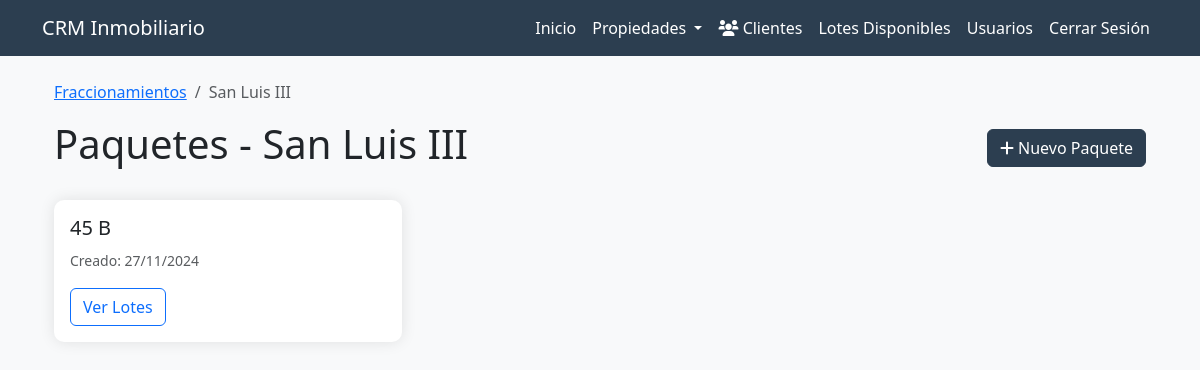
Page /properties/fraccionamientos/1/paquetes (signed in) on the committed database.
### app/properties/models.py (models this page shows)
class Fraccionamiento(db.Model):
    __tablename__ = 'fraccionamiento'
    id = db.Column(db.Integer, primary_key=True)
    nombre = db.Column(db.String(100), nullable=False)
    ubicacion = db.Column(db.String(200), nullable=True)
    logo = db.Column(db.String(200))  # Path to logo file
    sembrado = db.Column(db.String(200))
    created_at = db.Column(db.DateTime, default=datetime.utcnow)
    updated_at = db.Column(db.DateTime, default=datetime.utcnow, onupdate=datetime.utcnow)
    paquetes = db.relationship('Paquete', backref='fraccionamiento', lazy=True)

class Paquete(db.Model):
    __tablename__ = 'paquetes'
    id = db.Column(db.Integer, primary_key=True)
    nombre = db.Column(db.String(100), nullable=False)
    fraccionamiento_id = db.Column(db.Integer, db.ForeignKey('fraccionamiento.id'), nullable=False)
    created_at = db.Column(db.DateTime, default=datetime.utcnow)
    updated_at = db.Column(db.DateTime, default=datetime.utcnow, onupdate=datetime.utcnow)
    lotes = db.relationship('Lote', backref='paquete', lazy=True)

### app/properties/routes.py (the view)
@bp.route('/fraccionamientos/<int:fraccionamiento_id>/paquetes')
@login_required
def paquetes_index(fraccionamiento_id):
    fraccionamiento = Fraccionamiento.query.get_or_404(fraccionamiento_id)
    return render_template('properties/paquetes/index.html',
                         fraccionamiento=fraccionamiento,
                         paquetes=fraccionamiento.paquetes)

### app/auth/models.py (called while the page is built)
@login_manager.user_loader
def load_user(id):
    return User.query.get(int(id))

    def has_role(self, role):
        return self.role == role.value if isinstance(role, UserRole) else self.role == role

### app/templates/properties/paquetes/index.html
{% extends "base.html" %}
{% block content %}
<div class="container mt-4">
    <nav aria-label="breadcrumb">
        <ol class="breadcrumb">
            <li class="breadcrumb-item"><a href="{{ url_for('properties.fraccionamientos_index') }}">Fraccionamientos</a></li>
            <li class="breadcrumb-item active">{{ fraccionamiento.nombre }}</li>
        </ol>
    </nav>
    <div class="d-flex justify-content-between align-items-center mb-4">
        <h1>Paquetes - {{ fraccionamiento.nombre }}</h1>
        <a href="{{ url_for('properties.paquete_new', fraccionamiento_id=fraccionamiento.id) }}" class="btn btn-primary">
            <i class="fas fa-plus"></i> Nuevo Paquete
        </a>
    </div>
    <div class="row">
        {% for paquete in paquetes %}
        <div class="col-md-4 mb-4">
            <div class="card">
                <div class="card-body">
                    <h5 class="card-title">{{ paquete.nombre }}</h5>
                    <p class="card-text">
                        <small class="text-muted">
                            Creado: {{ paquete.created_at.strftime('%d/%m/%Y') }}
                        </small>
                    </p>
                    <a href="{{ url_for('properties.lotes_index', paquete_id=paquete.id) }}"
                       class="btn btn-outline-primary">
                        Ver Lotes
                    </a>
                </div>
            </div>
        </div>
        {% else %}
        <div class="col-12">
            <div class="alert alert-info">
                No hay paquetes registrados en este fraccionamiento.
            </div>
        </div>
        {% endfor %}
    </div>
</div>
{% endblock %}

### app/templates/base.html (style rules this page uses)
:root { --primary-color: #2c3e50; --secondary-color: #34495e; --text-color: #6c757d; --border-color: #e9ecef; }
body { background-color: #f8f9fa; }
.card { border: none; border-radius: 10px; box-shadow: 0 0 15px rgba(0,0,0,0.1); }
.btn-primary { background-color: var(--primary-color); border-color: var(--primary-color); }

### rows in the picture
Fraccionamiento: nombre "San Luis III"
Paquete: nombre "45 B", created_at "27/11/2024"
